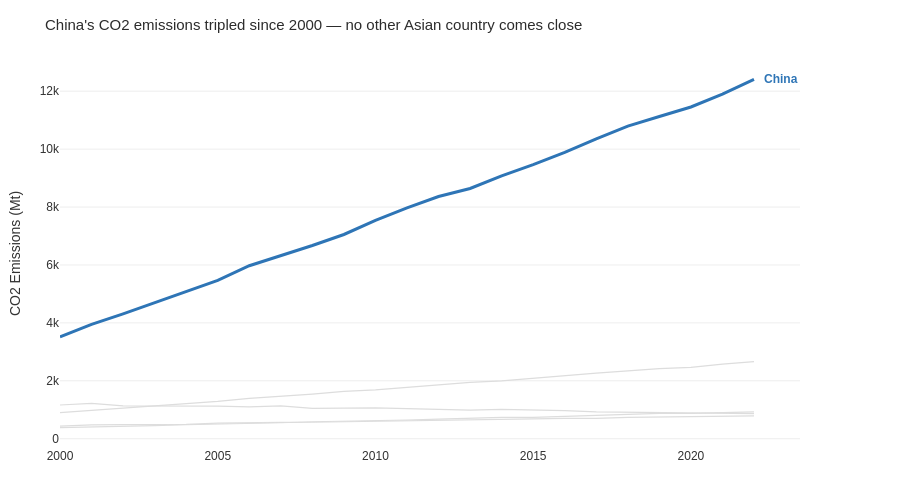

Notebook source saved alongside this figure:
### Markdown cell above
---
## Task 1 — Multi-Series Line Chart with Highlight

**What to build:** A line chart showing CO2 emissions over time for **all Asian countries** in the dataset, with one country highlighted.

**Requirements:**
- All countries shown (for context), but only **one highlighted in colour** — your choice which
- All other lines in grey (#DDDDDD), thinner
- Highlighted country **labelled directly** at the end of its line (not in a legend)
- Insight title that names the highlighted country and its story

> 💡 `df[df['Region'] == 'Asia']` to filter; use `go.Figure()` with a loop for per-country control

### Code cell
# --- Task 1: Multi-series line with highlight ---

highlight = 'China'
asia_df = df[df['Region'] == 'Asia'].copy()

fig = go.Figure()

# Add grey lines for all non-highlighted countries first (so highlight renders on top)
for country in asia_df['Country'].unique():
    if country == highlight:
        continue
    cdf = asia_df[asia_df['Country'] == country]
    fig.add_trace(go.Scatter(
        x=cdf['Year'], y=cdf['CO2_Mt'],
        mode='lines',
        name=country,
        line=dict(color='#DDDDDD', width=1.2),
        showlegend=False,
        hovertemplate=f'<b>{country}</b><br>Year: %{{x}}<br>CO2: %{{y:.0f}} Mt<extra></extra>'
    ))

# Add highlighted country on top
hdf = asia_df[asia_df['Country'] == highlight]
fig.add_trace(go.Scatter(
    x=hdf['Year'], y=hdf['CO2_Mt'],
    mode='lines',
    name=highlight,
    line=dict(color='#2E75B6', width=3),
    showlegend=False,
    hovertemplate=f'<b>{highlight}</b><br>Year: %{{x}}<br>CO2: %{{y:.0f}} Mt<extra></extra>'
))

# Direct label at end of highlighted line (Gestalt proximity — no legend needed)
last_row = hdf[hdf['Year'] == hdf['Year'].max()]
fig.add_annotation(
    x=last_row['Year'].values[0],
    y=last_row['CO2_Mt'].values[0],
    text=f'<b>{highlight}</b>',
    showarrow=False,
    xanchor='left', xshift=8,
    font=dict(color='#2E75B6', size=12, family='Arial')
)

fig.update_layout(
    title="China's CO2 emissions tripled since 2000 — no other Asian country comes close",
    title_font=dict(family='Arial', size=15, color='#2C2C2C'),
    plot_bgcolor='white',
    paper_bgcolor='white',
    font=dict(family='Arial', size=12, color='#333333'),
    xaxis=dict(showgrid=False, title=''),
    yaxis=dict(gridcolor='#EEEEEE', title='CO2 Emissions (Mt)', zeroline=False),
    margin=dict(l=60, r=100, t=60, b=40),
    height=500
)

fig.show()

### Figure 1 — Plotly figure (JSON) as saved in the notebook; plotly's stock layout.template omitted (floating-point values rounded to 4 significant figures)
{"data": [{"hovertemplate": "<b>India</b><br>Year: %{x}<br>CO2: %{y:.0f} Mt<extra></extra>", "line": {"color": "#DDDDDD", "width": 1.2}, "mode": "lines", "name": "India", "showlegend": false, "type": "scatter", "x": [2000, 2001, 2002, 2003, 2004, 2005, 2006, 2007, 2008, 2009, 2010, 2011, 2012, 2013, 2014, 2015, 2016, 2017, 2018, 2019, 2020, 2021, 2022], "y": [901.6, 974.6, 1056.0, 1146.0, 1205.0, 1291.0, 1396.0, 1466.0, 1542.0, 1637.0, 1687.0, 1774.0, 1865.0, 1945.0, 1994.0, 2092.0, 2177.0, 2267.0, 2345.0, 2419.0, 2466.0, 2580.0, 2661.0]}, {"hovertemplate": "<b>Japan</b><br>Year: %{x}<br>CO2: %{y:.0f} Mt<extra></extra>", "line": {"color": "#DDDDDD", "width": 1.2}, "mode": "lines", "name": "Japan", "showlegend": false, "type": "scatter", "x": [2000, 2001, 2002, 2003, 2004, 2005, 2006, 2007, 2008, 2009, 2010, 2011, 2012, 2013, 2014, 2015, 2016, 2017, 2018, 2019, 2020, 2021, 2022], "y": [1166.0, 1220.0, 1136.0, 1131.0, 1151.0, 1127.0, 1101.0, 1133.0, 1050.0, 1061.0, 1064.0, 1042.0, 1005.0, 990.9, 1010.0, 996.6, 967.4, 925.1, 916.6, 914.5, 902.8, 898.1, 865.1]}, {"hovertemplate": "<b>South Korea</b><br>Year: %{x}<br>CO2: %{y:.0f} Mt<extra></extra>", "line": {"color": "#DDDDDD", "width": 1.2}, "mode": "lines", "name": "South Korea", "showlegend": false, "type": "scatter", "x": [2000, 2001, 2002, 2003, 2004, 2005, 2006, 2007, 2008, 2009, 2010, 2011, 2012, 2013, 2014, 2015, 2016, 2017, 2018, 2019, 2020, 2021, 2022], "y": [438.1, 481.5, 490.6, 490.8, 494.6, 537.2, 539.0, 566.1, 570.0, 585.4, 595.9, 620.6, 631.1, 649.6, 646.2, 686.5, 704.0, 706.0, 738.5, 750.8, 755.8, 777.3, 789.5]}, {"hovertemplate": "<b>Indonesia</b><br>Year: %{x}<br>CO2: %{y:.0f} Mt<extra></extra>", "line": {"color": "#DDDDDD", "width": 1.2}, "mode": "lines", "name": "Indonesia", "showlegend": false, "type": "scatter", "x": [2000, 2001, 2002, 2003, 2004, 2005, 2006, 2007, 2008, 2009, 2010, 2011, 2012, 2013, 2014, 2015, 2016, 2017, 2018, 2019, 2020, 2021, 2022], "y": [382.8, 400.4, 430.7, 453.8, 482.6, 501.9, 533.0, 551.8, 586.6, 602.5, 614.5, 647.3, 680.1, 717.7, 736.3, 738.2, 768.8, 813.7, 834.8, 872.3, 876.5, 898.5, 930.5]}, {"hovertemplate": "<b>China</b><br>Year: %{x}<br>CO2: %{y:.0f} Mt<extra></extra>", "line": {"color": "#2E75B6", "width": 3}, "mode": "lines", "name": "China", "showlegend": false, "type": "scatter", "x": [2000, 2001, 2002, 2003, 2004, 2005, 2006, 2007, 2008, 2009, 2010, 2011, 2012, 2013, 2014, 2015, 2016, 2017, 2018, 2019, 2020, 2021, 2022], "y": [3514.0, 3952.0, 4312.0, 4692.0, 5079.0, 5468.0, 5974.0, 6323.0, 6673.0, 7053.0, 7543.0, 7972.0, 8365.0, 8641.0, 9078.0, 9466.0, 9887.0, 10360.0, 10790.0, 11130.0, 11450.0, 11900.0, 12410.0]}], "layout": {"annotations": [{"font": {"color": "#2E75B6", "family": "Arial", "size": 12}, "showarrow": false, "text": "<b>China</b>", "x": 2022, "xanchor": "left", "xshift": 8, "y": 12410.0}], "font": {"color": "#333333", "family": "Arial", "size": 12}, "height": 500, "margin": {"b": 40, "l": 60, "r": 100, "t": 60}, "paper_bgcolor": "white", "plot_bgcolor": "white", "title": {"font": {"color": "#2C2C2C", "family": "Arial", "size": 15}, "text": "China's CO2 emissions tripled since 2000 — no other Asian country comes close"}, "xaxis": {"showgrid": false, "title": {"text": ""}}, "yaxis": {"gridcolor": "#EEEEEE", "title": {"text": "CO2 Emissions (Mt)"}, "zeroline": false}}}
